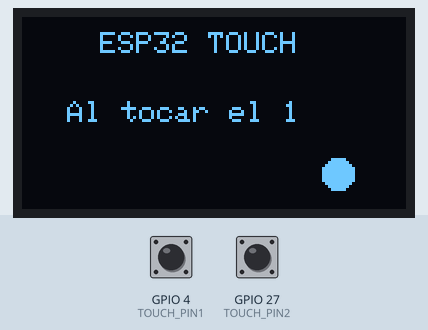
Simulated run of this sketch. Board: ESP32. Shown: 128×64 one-colour display. The inputs (shaded band) are chosen by the test bench; at power-on: GPIO 4 (TOUCH_PIN1) HIGH, GPIO 27 (TOUCH_PIN2) HIGH.

Above: at 0.1 s.

The sketch:

OLED.ino
```cpp
#include <Wire.h>
#include <Adafruit_GFX.h>
#include <Adafruit_SH110X.h>

#define SCREEN_WIDTH 128
#define SCREEN_HEIGHT 64
#define OLED_RESET -1
#define OLED_ADDRESS 0x3C

Adafruit_SH1106G display(
  SCREEN_WIDTH,
  SCREEN_HEIGHT,
  &Wire,
  OLED_RESET);

const int TOUCH_PIN1 = 4;
const int TOUCH_PIN2 = 27;

const int UMBRAL_TOUCH1 = 600;
const int UMBRAL_TOUCH2 = 300;

void setup() {

  Serial.begin(115200);

  Wire.begin(21, 22);

  if (!display.begin(OLED_ADDRESS, true)) {
    Serial.println("Error al iniciar la pantalla OLED");
    while (1)
      ;
  }

  display.clearDisplay();
  display.setTextColor(SH110X_WHITE);
}

void loop() {

  int valorTouch1 = touchRead(TOUCH_PIN1);
  int valorTouch2 = touchRead(TOUCH_PIN2);

  display.clearDisplay();

  display.setTextSize(1);
  display.setCursor(26, 5);
  display.println("ESP32 TOUCH");

  if (valorTouch1 < UMBRAL_TOUCH1) {

    display.setCursor(15, 28);
    display.println("Al tocar el 1");

    display.fillCircle(105, 52, 5, SH110X_WHITE);
  } else if (valorTouch2 < UMBRAL_TOUCH2) {
    display.setCursor(15, 28);
    display.println("Al tocar el 2");

    display.fillCircle(105, 52, 5, SH110X_WHITE);
  } else {

    display.setCursor(32, 28);
    display.println("Sin tocar ninguno");

    display.fillCircle(20, 52, 5, SH110X_WHITE);
  }

  display.display();

  delay(100);
}
```
